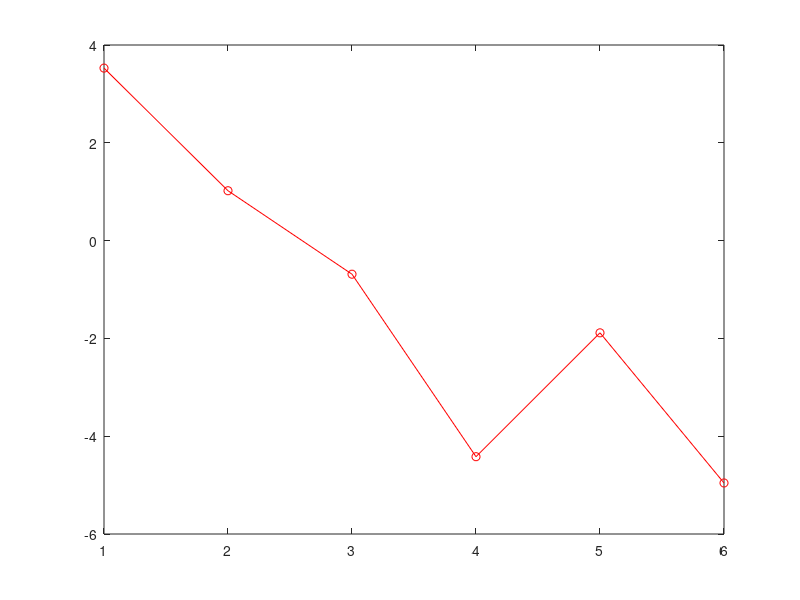
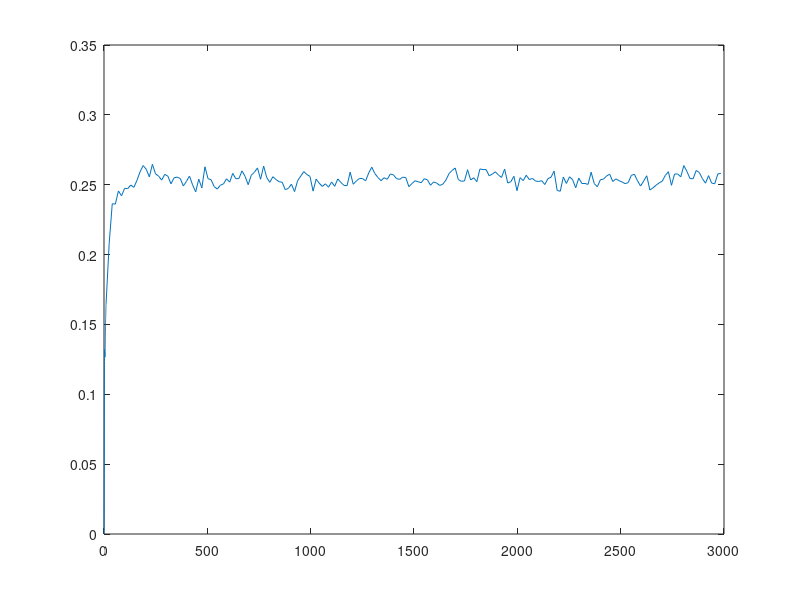
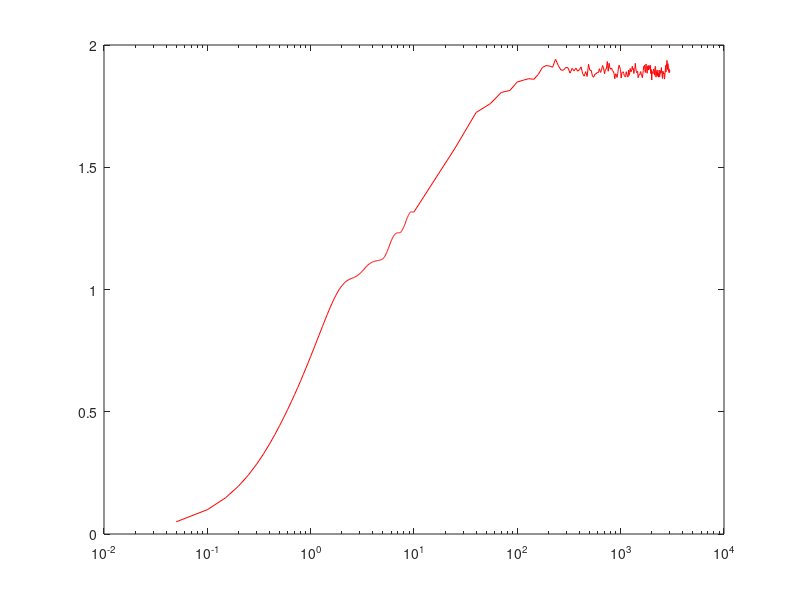
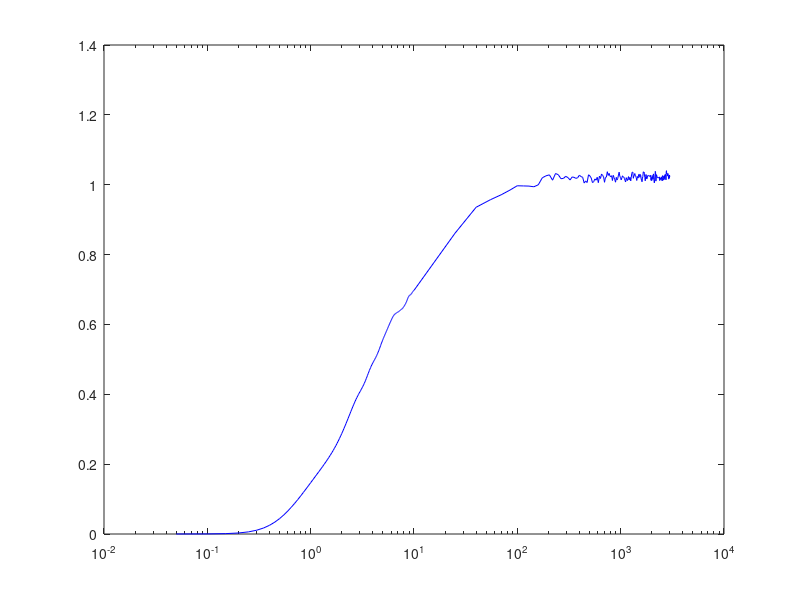

Write the MATLAB code that produced these figures, in order. (Note: this script raises an error after producing the figures.)
clear all,
clc

load SystemParameters;
load Measurment;

%======================================================================
%======================================================================
%======================================================================
figure;plot(space,randV,'-or')

figure;plot(time,HalfNum,'-');

figure;semilogx(time,Mdepart,'-r');
figure;semilogx(time,Mentropy,'-b');

% figure;plot(space,Mdensity1f(:,Nt),'-sr');hold on;plot(space,Mdensity2f(:,Nt),'-ob');
% xlim([1,length(space)]);ylim([0,1.1]);



% figure;surf(Mdensity2f');shading interp
% view([0,90]);
% xlim([1,L]);
% ylim([0,50]);
% yTicks=[0,10,20,30,40,50];
% yTicks2=5+yTicks*Nt;
% % yTicks2=yTicks;
% set(gca,'ytick',yTicks,'yticklabel',yTicks2,'fontsize',14);
% title('W=10,U=5 (\chi=30)')
% xlabel('site','fontsize',14);
% ylabel('time (units of J^{-1})','fontsize',14);

% a=Mdensity2f;
% M=moviein(Nt);
% figure;
% for j=1:Nt,
% plot(space,a(:,j),'-o');
% M(:,j)=getframe;
% end
% figure;movie(M,1);
% % movie2avi(M,'showL6beta');

a0=Mdensity2f0;b0=Mdensity1f0;
a1=Mdensity2f;b1=Mdensity1f;
M=moviein(Nt+Nt0);
figure;
for j=1:Nt0,
    plot(space,a0(:,j),'-o',space,b0(:,j),'-vr');ylim([0,1]);
    M(:,j)=getframe;
end
for j=1:Nt,
plot(space,a1(:,j),'-o',space,b1(:,j),'-vr');ylim([0,1]);
M(:,j+Nt0)=getframe;
end
% figure;movie(M,1);
movie2avi(M,['showU',num2str(U),'W',num2str(W),'.avi']);

densteady=zeros(L,1);
for j=0:9,
    densteady=densteady+Mdensity2f(:,Nt-j);
end
densteady=densteady/10;
% figure;
% plot(space,densteady,'-ob');ylim([0,1]);xlim([1,L]);
hold on;
plot(space,densteady,'-');ylim([0,1]);xlim([1,L]);
xlabel('site');ylabel('\rho_{steady}');title(['W=',num2str(W)]);
set(gca,'fontsize',12);

figure;
subplot(3,1,1);
plot(time,real(EimpKin),'-r');hold on;plot(time,real(EimpKin(1))+time*0,'-.r');
hold on;plot(time,real(EimpPot),'-b');hold on;plot(time,real(EimpPot(1))+time*0,'-.b');
subplot(3,1,2);
plot(time,real(EmajKin),'-r');hold on;plot(time,real(EmajKin(1))+time*0,'-.r');
hold on;plot(time,real(EmajPot),'-b');hold on;plot(time,real(EmajPot(1))+time*0,'-.b');
subplot(3,1,3);
plot(time,real(Eint),'-k');hold on;plot(time,real(Eint(1))+time*0,'-.k');
hold on;plot(time,real(EimpKin+EimpPot+EmajKin+EmajPot+Eint),'-g');

